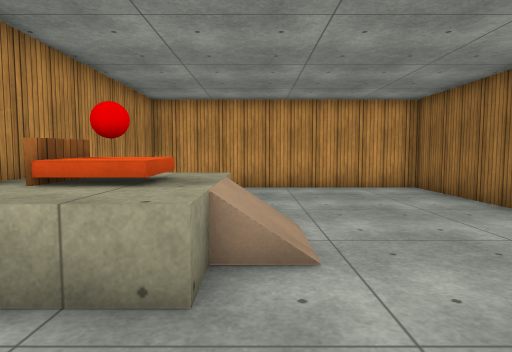
View 1 (above)

12 first-person views from a walk through a Unity game level. The camera is 1.2 m above the floor, tilts 4° down and sees 75° across. The floor is counted in squares, 1 m on a side. Each view is taken from the middle of a square. On the plan, view 1 faces up. The plan holds only what a view shows up to about 14 squares ahead; the rest is blank. The place goes on beyond the plan. The player character is not drawn. Some surface patterns are stand-ins.

View 2
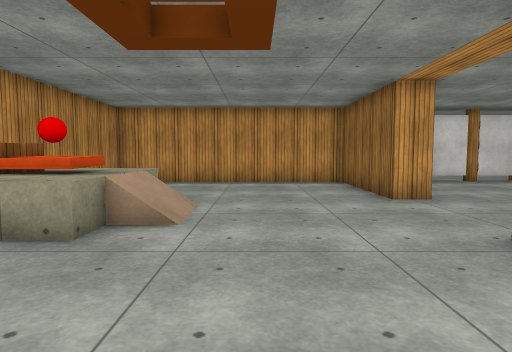

View 3
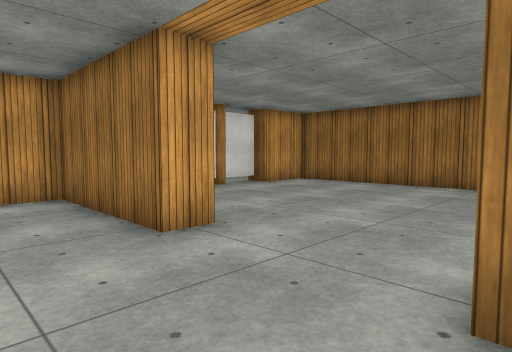

View 4
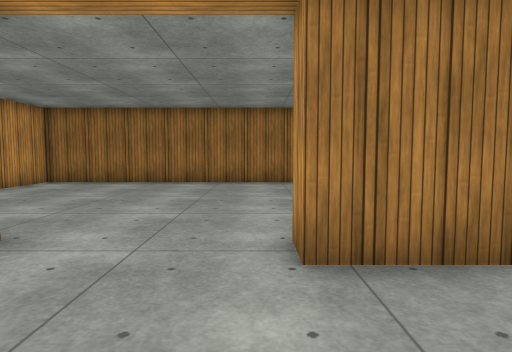

View 5
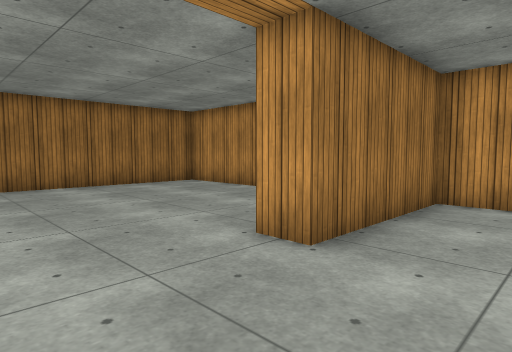

View 6
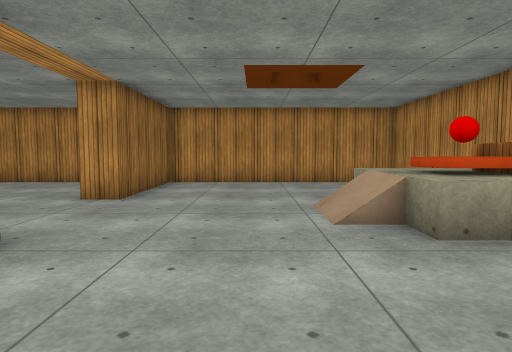

View 7
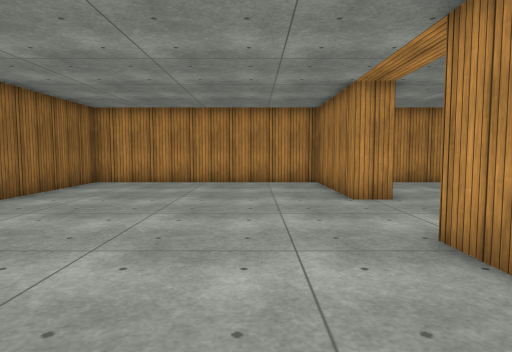

View 8
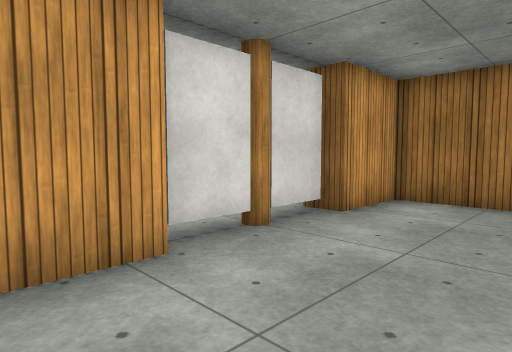

View 9
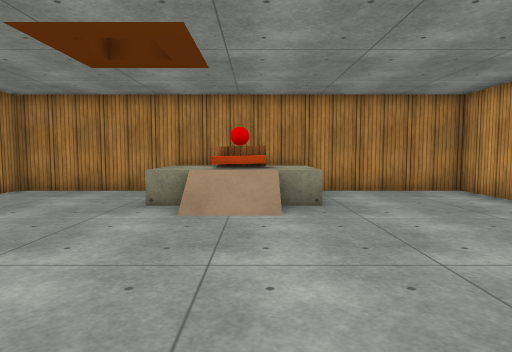

View 10
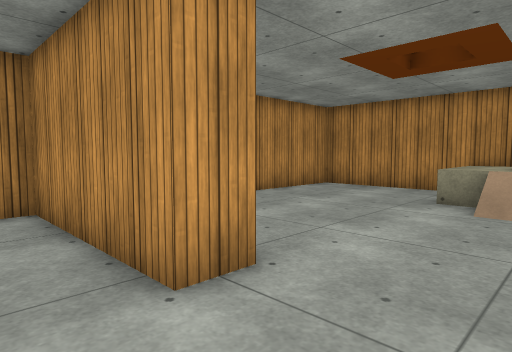

View 11
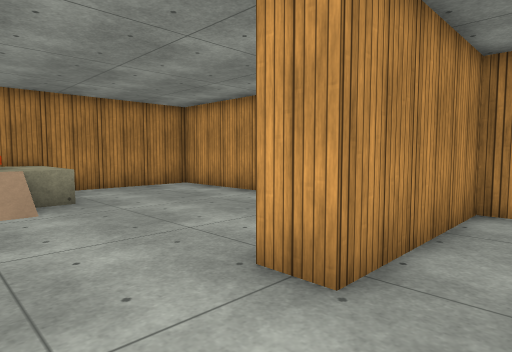

View 12
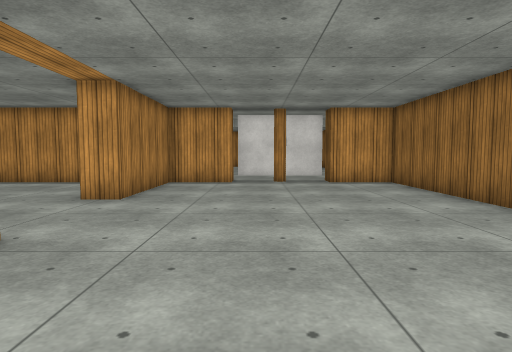

### Floor plan
Key: @ floor where view 1 was taken; # wall or solid block; x gap in a wall; . main floor; : floor 0.75 m higher than the main floor; / step, stairs or slope; B ball; C cylinder; L block; O other object.
Columns run from 4 left of view 1 to 16 right of it. Each row starts with its distance up from view 1.
 13               ....
 12 ###########L#x#C#x#L#
 11 #.........#.........#
 10 #.........#.........#
  9 #.........#.........#
  8 #.........#.........#
  7 #.........#.........#
  6 #:::................#
  5 #OB/ ...............#
  4 #:// ...............#
  3 #:::................#
  2 #.........#.........#
  1 #.........#.........#
  0 #...@.....#.........#
 -1 #.........#.........#
 -2 #.........#.........#
 -3 #####################

Positions as (right, up) in squares from view 1, and headings:
1: (0, 0), facing up
2: (2, -2), facing up
3: (3, 2), facing up-right
4: (2, 3), facing right
5: (3, 6), facing down-right
6: (2, 11), facing down
7: (9, 11), facing down
8: (7, 8), facing up-right
9: (7, 5), facing left
10: (8, 5), facing down-left
11: (8, 4), facing up-left
12: (10, -2), facing up
